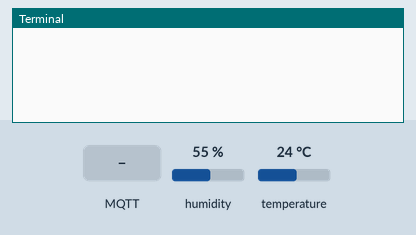
The program below on a simulated Raspberry Pi (BCM pin numbers). On the bench: the last lines printed to the terminal. The inputs (shaded band) are chosen by the test bench; at power-on: humidity 55 %, temperature 24 °C. No MQTT or app messages arrive unless stated; values from a settings file that is not in the repository are placeholders; the clock reads 2024-03-15 10:24:30 at power-on unless the program sets it.

Above: at 1.3 s.
1.4 s: MQTT message "1" arrives on the first subscribed topic
At 1.9 s:
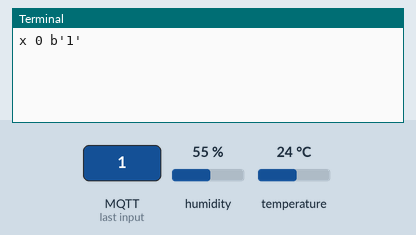
2.9 s: MQTT message "on" arrives on the first subscribed topic
At 4.1 s:
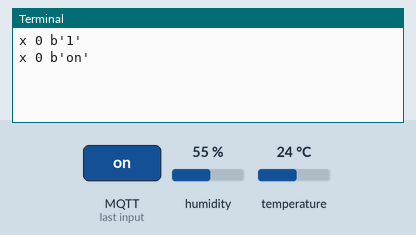
4.4 s: MQTT message "off" arrives on the first subscribed topic
At 5.4 s:
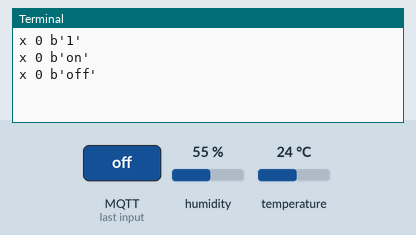

The program:

main.py
```python
import seeed_dht
import config, logging, time
import paho.mqtt.client as mqtt

logger = logging.getLogger(__name__)
dht_sensor = seeed_dht.DHT("11", 4)

def main():
    client = mqtt.Client(mqtt.CallbackAPIVersion.VERSION2, config.client_id)

    client.on_message = on_message

    client.connect(config.host, config.port, config.keep_alive)

    client.subscribe(config.command_topic)

    client.loop_start()
    while True:
        humi, temp = dht_sensor.read()

        client.publish(f"{config.base_pub_topic}/temperature", temp)
        client.publish(f"{config.base_pub_topic}/humidity", humi)

        time.sleep(config.pub_interval)
    client.loop_stop()

def on_message(mqttc, obj, msg):
    print(msg.topic + " " + str(msg.qos) + " " + str(msg.payload))

if __name__ == "__main__":
    main()
```

Measured:
- after the input at 1.4 s, the terminal: prints a new line at once (image 1)
- after the input at 2.9 s, the terminal: prints a new line at once (image 2)
- after the input at 4.4 s, the terminal: prints a new line at once (image 3)
